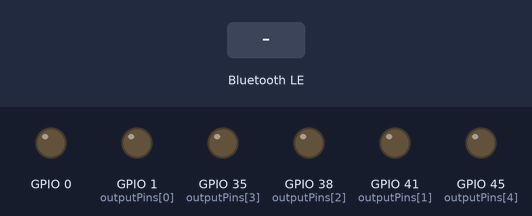
Bench run of a sketch on a simulated ESP32-S3. Shown: output pins drawn as LEDs (lit = HIGH). Inputs (shaded band) come from the test bench. Nothing arrives over Bluetooth unless stated; a phone connects over Bluetooth LE 3 s after start; what the sketch prints to the serial monitor is not drawn.

Above: at 3.8 s.
3.9 s: Bluetooth LE write "1" received
At 4.35 s:
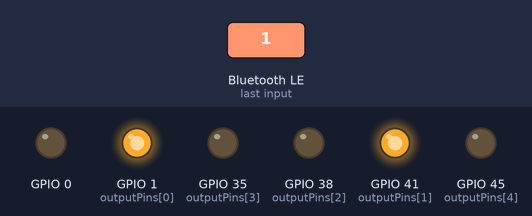
At 4.95 s:
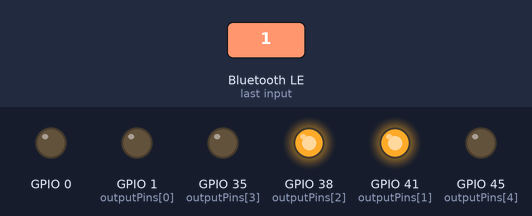
6.9 s: Bluetooth LE write "0" received
At 10.2 s:
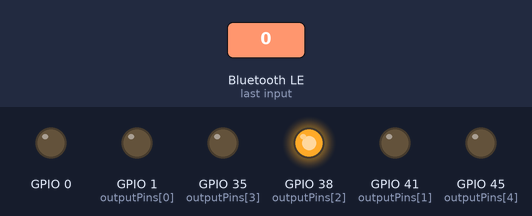
Timing chart, 0 to 39.8 s (numbered marks = the images above; inputs shaded):
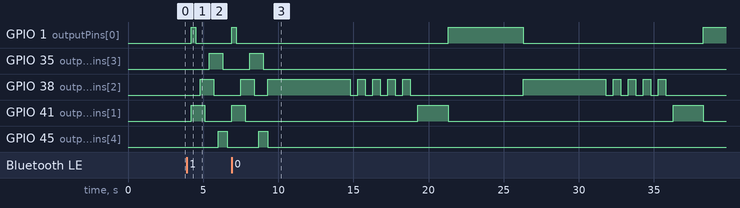

The sketch:

5-PruebaBluetoothcon2-3.ino
```cpp
#include <ArduinoBLE.h>

BLEService ledService("19B10000-E8F2-537E-4F6C-D104768A1214"); // Bluetooth® Low Energy LED Service

// Bluetooth® Low Energy LED Switch Characteristic - custom 128-bit UUID, read and writable by central
BLEByteCharacteristic switchCharacteristic("19B10001-E8F2-537E-4F6C-D104768A1214", BLERead | BLEWrite);

const int outputPins[] = {1,41,38,35,45}; // Pines de salida (similar a PORTB)

int Rvalue; // received value from Bluetooth Application


//funciones de los leds
void funcion_UnoCero(){
    int time = 300;
    digitalWrite(14,HIGH);
    delay(time);
    for(int i=1;i<5;i++){
      digitalWrite(outputPins[i-1],HIGH);
      digitalWrite(outputPins[i],HIGH);
      delay(time);
      digitalWrite(outputPins[i-1],LOW);
      delay(time);
    }


    for(int i=0; i<5; i++){
      digitalWrite(outputPins[i], LOW);
    }
}

void funcion_CeroUno(){
    int time = 300;
    digitalWrite(10,HIGH);
    delay(time);
    for(int i=4;i>0;i--){
      digitalWrite(outputPins[i],HIGH);
      digitalWrite(outputPins[i-1],HIGH);
      delay(time);
      digitalWrite(outputPins[i],LOW);
      delay(time);
    }


    for(int i=0; i<5; i++){
      digitalWrite(outputPins[i], LOW);
    }
}

void setup() {
  Serial.begin(9600); //Baudrate

  // Set all the Relays as output
  for (int i = 0; i < 6; i++) {
    pinMode(outputPins[i], OUTPUT);
  }

  // begin initialization
  if (!BLE.begin()) {
    Serial.println("starting Bluetooth® Low Energy module failed!");

    while (1);
  }

  // set advertised local name and service UUID:
  BLE.setLocalName("ESP32-Equipo5");            // this will appear in the App search result.
  BLE.setAdvertisedService(ledService);

  // add the characteristic to the service
  ledService.addCharacteristic(switchCharacteristic);

  // add service
  BLE.addService(ledService);

  // set the initial value for the characeristic:
  switchCharacteristic.writeValue(0);

  // start advertising
  BLE.advertise();

  Serial.println("BLE LED Peripheral");
}

bool semaforo=false,serie1=false,serie2=false,serieCOM=false;
bool primeravez=true;
void loop() {
  // listen for Bluetooth® Low Energy peripherals to connect:
  BLEDevice central = BLE.central();

  // if a central is connected to peripheral:
  if (central) {
    Serial.print("Connected to central: ");
    // print the central's MAC address:
    Serial.println(central.address());


    while (central.connected()) {
      if (switchCharacteristic.written()) {
        Rvalue=switchCharacteristic.value(); // received value is stored in variable Rvalue.

        // we check the received commands and then accordingly control
        // all the relays.
        //41=amarillo 38=verde 1 = rojo

        switch (Rvalue) {
        case 0: semaforo=true; break;
        case 1: serie1=true; break;
        case 2: serie2=true; break;
        case 3: serieCOM=true; break;
        case 4: semaforo=false;serie1=false;serie2=false;serieCOM=false; break;
        }
      }
        if (semaforo) {
          if(primeravez){
            digitalWrite(38, LOW);
            digitalWrite(1, LOW);
            primeravez=false;
          }

          digitalWrite(38,HIGH);
          delay(5000);
          for(int i=0;i<5;i++){
            digitalWrite(38,HIGH);
            delay(500);
            digitalWrite(38,LOW);
            delay(500);
          }
          digitalWrite(38,LOW);

          digitalWrite(41,HIGH);
          delay(2000);
          digitalWrite(41,LOW);

          digitalWrite(1,HIGH);
          delay(5000);
          digitalWrite(1,LOW);
        }
        else if(serie1){
          funcion_UnoCero();
        }
        else  if (serie2) {
          funcion_CeroUno();
        }
        else if(serieCOM){
          funcion_UnoCero();
          funcion_CeroUno();
        }

    }

    // when the central disconnects, print it out:
    Serial.print(F("Disconnected from central: "));
    Serial.println(central.address());
  }
}
```

Measured:
- after the input at 3.9 s, GPIO 1 (outputPins[0]): LOW → HIGH after 0.30 s, → LOW 0.30 s later; GPIO 35 (outputPins[3]): LOW → HIGH after 1.5 s, → LOW 0.90 s later
- after the input at 6.9 s, GPIO 35 (outputPins[3]): goes on until 9.0 s, then stays LOW; GPIO 45 (outputPins[4]): goes on until 9.3 s, then stays LOW
